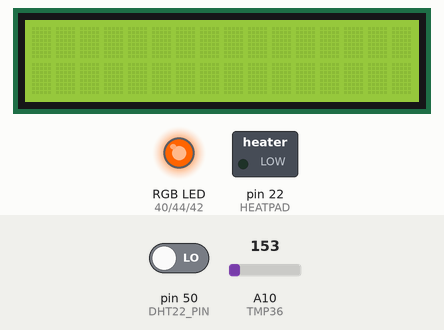
Recording of a sketch running on a simulated Arduino Mega 2560, built with avr-gcc and run on an emulated ATmega2560. Shown: 16×2 character LCD, switched loads named in the sketch (green lamp = pin HIGH), an RGB LED mixed from three pins (HIGH = lit). Wiring (inferred from the signals the program sends): character LCD (HD44780): RS pin 8; E pin 9; data pin 4, pin 5, pin 6, pin 7. The test bench sets the inputs (shaded band); at power-on: A10 (TMP36) = 153, pin 50 (DHT22_PIN) LOW. The local clock reads 2024-03-15 10:24:30 at power-on unless the sketch sets it; pins used as bus, display or sensor lines are not drawn; what the sketch prints to the serial monitor is not drawn.

Above: at 1.2 s.
1.3 s: A10 (TMP36) set to 186
At 6.3 s:
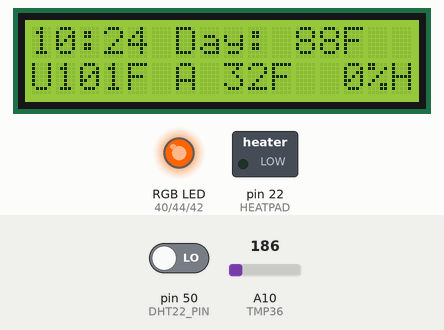
6.6 s: A10 (TMP36) set to 165
At 11.3 s:
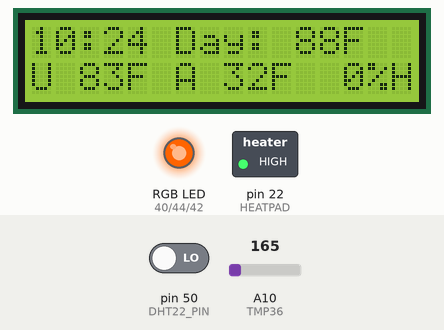
11.6 s: A10 (TMP36) set to 175
At 15.4 s:
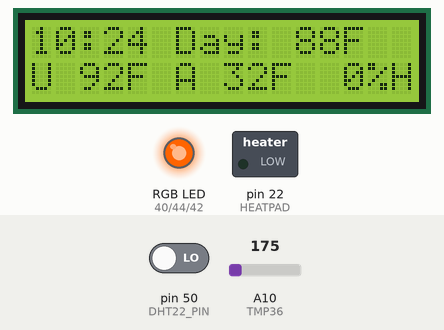
Timing chart, 0 to 16.9 s (numbered marks = the images above; inputs shaded):
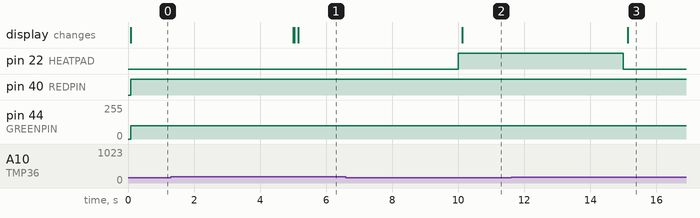

Measured:
- the behaviour switches between 170 and 171 on A10 (TMP36) (found by bisection; images 0 and 1)
- after the input at 1.3 s, pin 22 (HEATPAD): stays LOW (without the input it goes to HIGH after 3.7 s)
- after the input at 6.6 s, pin 22 (HEATPAD): LOW → HIGH after 3.4 s; the display: changes after 3.5 s (image 2)
- after the input at 11.6 s, pin 22 (HEATPAD): HIGH → LOW after 3.4 s; the display: changes after 3.5 s (image 3)

The sketch:

reptiviro.ino
```cpp
/***************************************************
Reptile cage environmental monitor
 ****************************************************/
#include <Time.h>
#include <Wire.h>
#include <DS1307RTC.h>  // RTC
#include <LCD4Bit_mod.h> //4bit LCD Shield w/ buttons
#include <dht.h> // Digital Humidity and Temp
dht DHT;
LCD4Bit_mod lcd = LCD4Bit_mod(2); // 2 line display

#define DHT22_PIN 50 //Ambient Temp and Humidity
#define TMP36 10    // Surface Temp for UTH control
#define HEATPAD 22  // UTH Relay output
#define REDPIN 40   // 5050 LED Strip
#define BLUEPIN 42  // 5050 LED Strip
#define GREENPIN 44 // 5050 LED Strip

/* Day Start and End Hour (24hr format) */
int day_start = 8;
int day_end = 19;
/* Surface temps wanted (Celcius) */
float target_NightC = 30;
float target_DayC = 31;

// Sensor poll and Display update interval
const long INTERVAL = 5000; //  in mills (1000 = 1sec)
unsigned long previousMillis = 0;

float target_tempC;
float target_tempF;
float c;
float f;
char mode[6];

void setup() {
  /* IO setup */
 // pinMode(ONBOARDLED, OUTPUT);
  //analogReference(EXTERNAL);
  pinMode(REDPIN, OUTPUT);
  pinMode(GREENPIN, OUTPUT);
  pinMode(BLUEPIN, OUTPUT);
  pinMode(HEATPAD, OUTPUT);
  lcd.init();
  lcd.clear();
  Serial.begin(9600);
  setSyncProvider(RTC.get);   // the function to get the time from the RTC
  if (timeStatus() != timeSet)
     Serial.println("Unable to sync with the RTC");
  else
     Serial.println("RTC has set the system time");
}

void loop() {
  // Check Day/Time
  if (hour() >= day_start && hour() < day_end){
    sprintf(mode,"Day");
    target_tempC = target_DayC; // Celcuis
    Daylight();
  }
  else {
    // Night Cycle
    sprintf(mode,"Night");
    target_tempC = target_NightC; // Celcius
    Nightlight();
  }
  // read sensors and update display
  unsigned long currentMillis = millis();
  if (currentMillis - previousMillis >= INTERVAL) {
    previousMillis = currentMillis;
    getTemp();
    getHumidity();
    updateDisplay();
  }
}
void getTemp(){
  // get current
  int tmp36read = analogRead(TMP36);
  float tmp36mv = ((tmp36read * 4.75) / 1000.0);
  c = ((tmp36mv - .5) * 100);
  f = ( c * (9.0 / 5.00)) + 32;
  if (isnan(c)) {
    //sprintf(topmsg,"Sensor Fault");
    //lcd.cursorTo(1, 0);
    //lcd.printIn(topmsg);
    Serial.print("TMP36 Sensor Fault");
  }
  else {
    if (c < target_tempC){
      digitalWrite(HEATPAD, HIGH);
    }
    else{
      digitalWrite(HEATPAD, LOW);
    }
  }
}

void getHumidity(){
  // Get Humidity
  int chk = DHT.read22(DHT22_PIN);
  if(chk != DHTLIB_OK)
  {
		Serial.print("DHT22 Sensor Fault");
  }
}

void updateDisplay(){
  // DISPLAY DATA
  target_tempF = (target_tempC * (9.0 / 5.0)) + 32;
  char ttempstr[6];
  char topmsg[17]; //top lcd line buffer
  dtostrf(target_tempF,3,0,ttempstr);
  sprintf(topmsg,"%02d:%02d %s:%sF",hour(),minute(),mode,ttempstr);
  //Serial.print(topmsg);
  lcd.cursorTo(1,0);
  lcd.printIn(topmsg);
  float dhtf = ( DHT.temperature * (9.0 / 5.0)) + 32;
  lcd.cursorTo(2, 0);  //line=2, x=0
  char bmsg[17];
  char fstr[5]; //tmp36
  char dhtH[4]; //dht22 Humidity
  char dhtF[5]; //dht22 Temp F
  dtostrf(f,3,0, fstr);
  dtostrf(DHT.humidity,2,0,dhtH);
  dtostrf(dhtf,3,0,dhtF);
  sprintf(bmsg,"U%sF A%sF %s%%H",fstr,dhtF,dhtH);
  lcd.printIn(bmsg);
}

void Daylight(){
  analogWrite(GREENPIN,100);
  analogWrite(REDPIN, 150);
  analogWrite(BLUEPIN, 100);
}

void Nightlight(){
  analogWrite(REDPIN, 128);
  analogWrite(BLUEPIN, 128);
}
```
